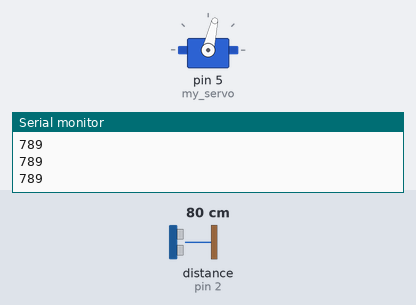
The sketch below on a simulated Arduino Uno, built with avr-gcc and run on an emulated ATmega328P. Shown: servo, the last lines printed to the serial monitor. Wiring (inferred from the names in the program): ultrasonic range finder: trigger pin 3; echo pin 2. Inputs (shaded band) come from the test bench; at power-on: distance to the obstacle (sensor on pin 2) 80 cm. The echo pulse lasts 58.3 µs per cm.

Above: at 1.2 s.
1.3 s: distance to the obstacle (sensor on pin 2) set to 35 cm
At 1.9 s:
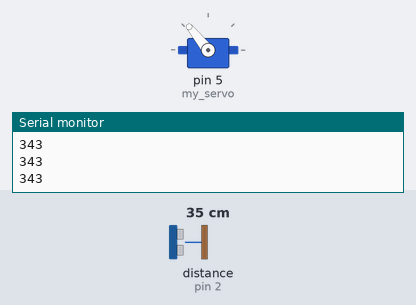
4.3 s: distance to the obstacle (sensor on pin 2) set to 2 cm
At 4.8 s:
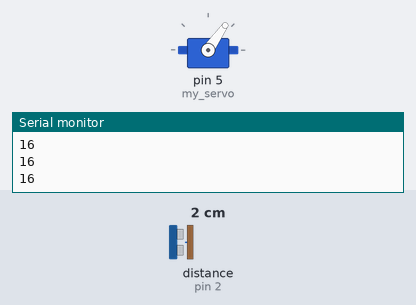
5.8 s: distance to the obstacle (sensor on pin 2) set to 60 cm
8.8 s: distance to the obstacle (sensor on pin 2) set to 4 cm
At 9.9 s:
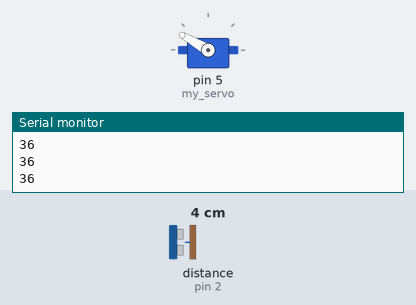
10.3 s: distance to the obstacle (sensor on pin 2) set to 120 cm
Timing chart, 0 to 14.3 s (numbered marks = the images above; inputs shaded):
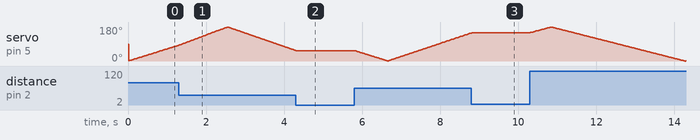

Measured:
- after the input at 4.3 s, servo on pin 5 (my_servo): goes on until 4.3 s, then stays 55°
- after the input at 8.8 s, servo on pin 5 (my_servo): goes on until 8.8 s, then stays 150°
- by itself, servo on pin 5 (my_servo): rises from 83° to 180° in 1.2 s, then falls to 56° in 1.7 s

The sketch:

task5.ino
```cpp
#include <Servo.h>
Servo my_servo;
int x = 0;
boolean turn180 = true;

int echo_pin = 2;
int trig_pin = 3;
int delay_us = 10;
long distance_mm = 0;
long duration_us;

void setup() {
  my_servo.attach(5);
  Serial.begin(9600);
  pinMode(echo_pin, INPUT);
  pinMode(trig_pin, OUTPUT);
}

void loop() {
  digitalWrite(trig_pin, HIGH);
  delayMicroseconds(10);
  digitalWrite(trig_pin, LOW);


  duration_us = pulseIn(echo_pin, HIGH);

  distance_mm = duration_us * 0.34 / 2;
  Serial.println(distance_mm);
  if (distance_mm > 300){
    my_servo.write(x);

  if (x == 180) {
    turn180 = false;
  }
  if (x == 0) {
    turn180 = true;
  }

  if (turn180 == true) {
    x += 1;
    my_servo.write(x);
  }

  my_servo.write(x);
  delay(10);


  if (turn180 == false)
  {
    x -= 1;
    my_servo.write(x);

    my_servo.write(x);
    delay(1);
  }

  }
}
```
